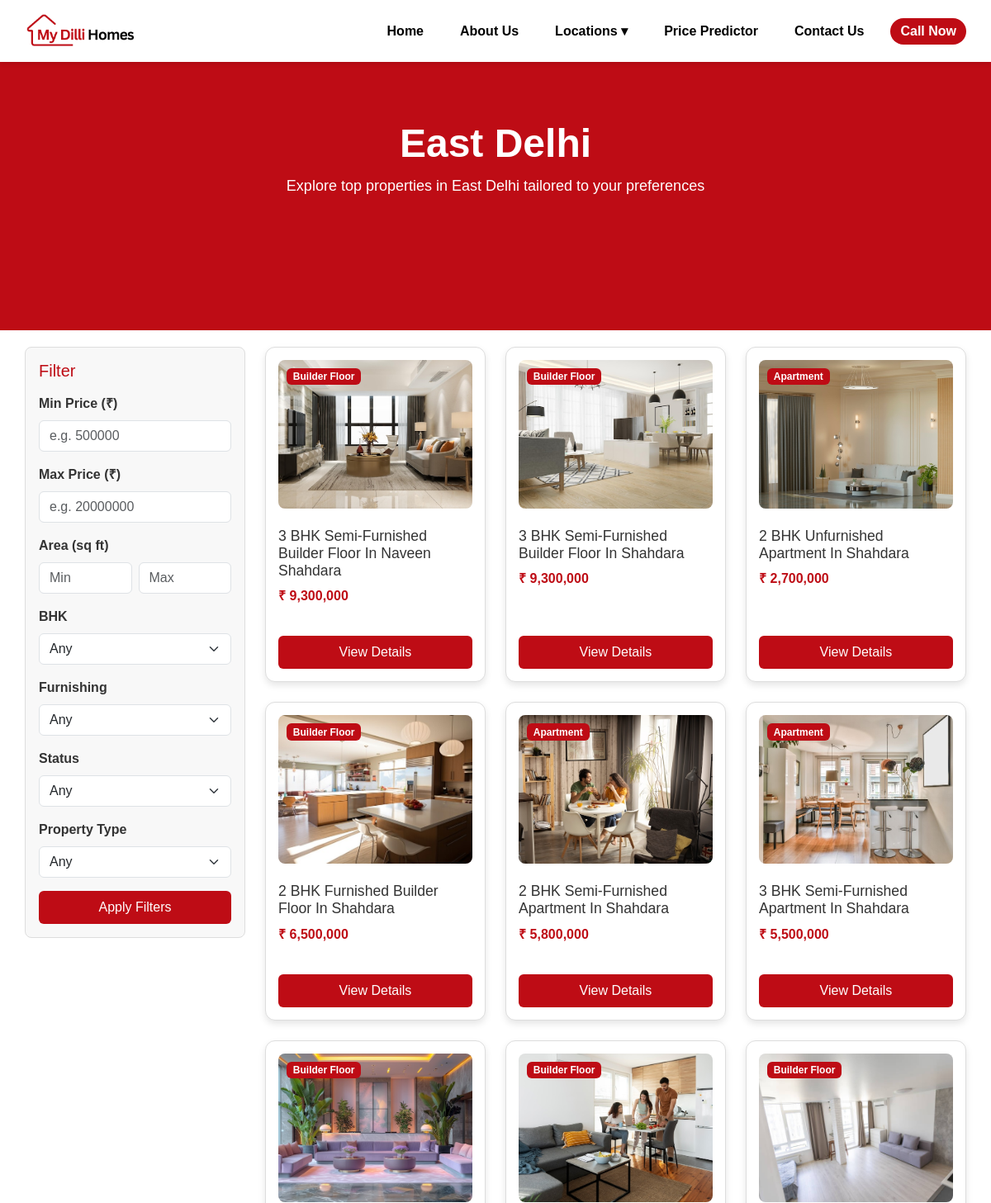
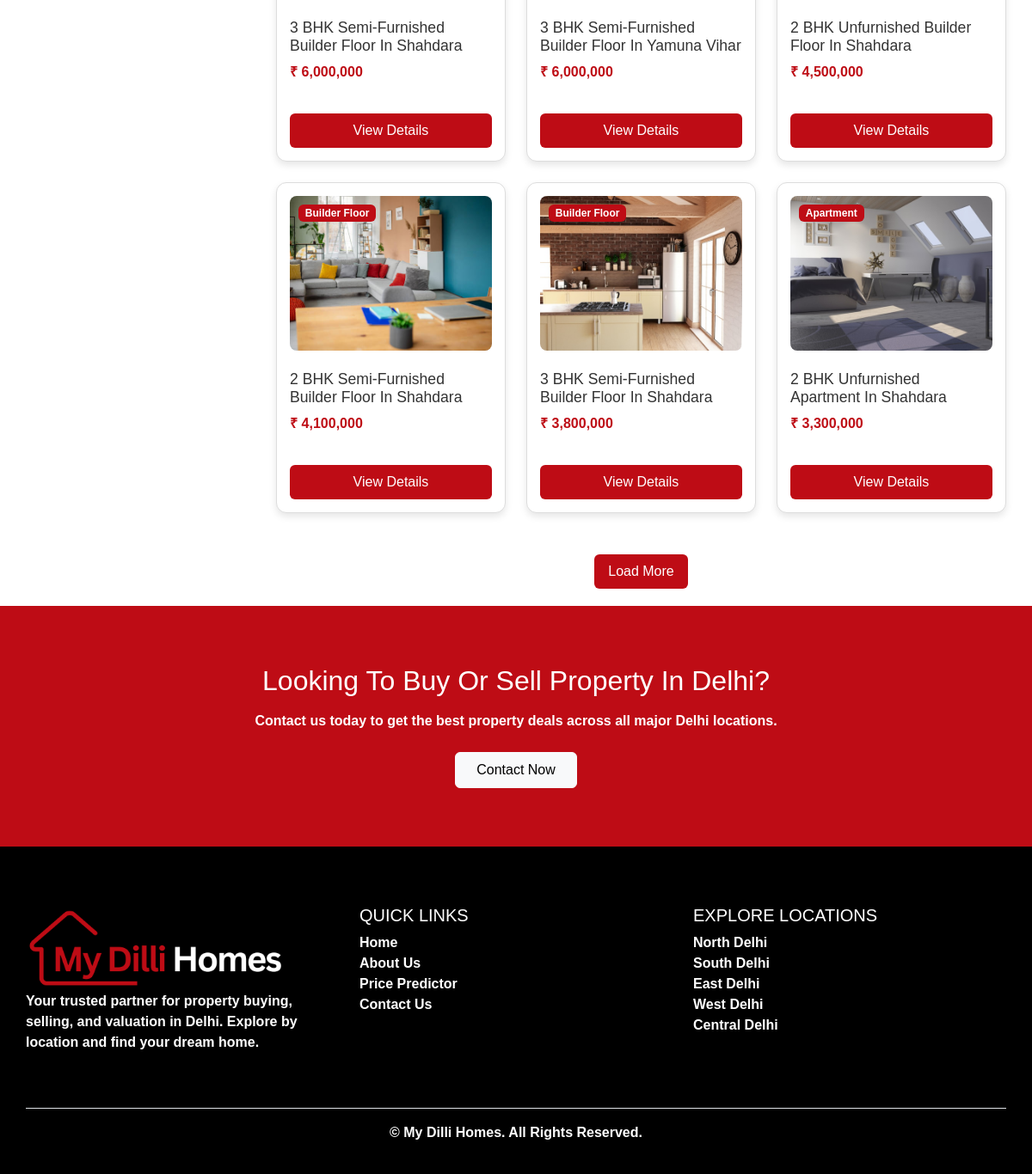
/location/east-delhi, run on the app's committed database (2 pictures, top to bottom).
### tables this page shows
CREATE TABLE properties (
        id INTEGER PRIMARY KEY AUTOINCREMENT,
        area INTEGER,
        area_name TEXT,
        bhk INTEGER,
        bathroom INTEGER,
        furnishing TEXT,
        parking INTEGER,
        status TEXT,
        "transaction" TEXT,
        type TEXT,
        per_sqft INTEGER,
        price INTEGER,
        image_filenames TEXT
    );

### app.py (the view)
@app.route('/location/<region>', methods=['GET', 'POST'])
def region_page(region):
    region_areas = {
        'north-delhi': ['rohini', 'patel nagar', 'karol bagh', 'najafgarh', 'narela', 'kirti nagar', 'moti nagar'],
        'south-delhi': ['greater kailash', 'okhla', 'janakpuri', 'kailash colony', 'new friends colony', 'maharani bagh', 'sarita vihar', 'vasant vihar', 'vasant kunj', 'mehrauli', 'geetanjali enclave', 'malviya nagar', 'saket', 'kalkaji', 'hauz khas', 'govindpuri'],
        'east-delhi': ['naveen shahdara', 'shahdara', 'yamuna vihar', 'laxmi nagar', 'shastri park', 'dilshad garden', 'vasundhara enclave'],
        'west-delhi': ['uttam nagar', 'paschim vihar', 'punjabi bagh', 'chittaranjan park'],
        'central-delhi': ['chandni chowk', 'new delhi', 'green park']
    }
    if region not in region_areas:
        return "Region not found", 404
    areas = region_areas[region]
    min_price = request.args.get('min_price', type=int)
    max_price = request.args.get('max_price', type=int)
    min_area = request.args.get('min_area', type=int)
    max_area = request.args.get('max_area', type=int)
    bhk = request.args.get('bhk', type=int)
    furnishing = request.args.get('furnishing', type=str)
    status = request.args.get('status', type=str)
    property_type = request.args.get('type', type=str)
    conn = sqlite3.connect('property.db')
    cursor = conn.cursor()
    query = "SELECT * FROM properties WHERE LOWER(area_name) IN ({})".format(
        ",".join(["?"] * len(areas))
    )
    params = [area.lower() for area in areas]
    if min_price:
        query += " AND price >= ?"
        params.append(min_price)
    if max_price:
        query += " AND price <= ?"
        params.append(max_price)
    if min_area:
        query += " AND area >= ?"
        params.append(min_area)
    if max_area:
        query += " AND area <= ?"
        params.append(max_area)
    if bhk:
        query += " AND bhk = ?"
        params.append(bhk)
    if furnishing:
        query += " AND furnishing = ?"
        params.append(furnishing)
    if status:
        query += " AND status = ?"
        params.append(status)
    if property_type:
        query += " AND type = ?"
        params.append(property_type)
    cursor.execute(query, params)
    properties = [dict(zip([column[0] for column in cursor.description], row)) for row in cursor.fetchall()]
    conn.close()
    return render_template('region_listings.html', properties=properties, region=region)

### templates/region_listings.html (shortened to what this page needs)
<!DOCTYPE html>
<html lang="en">
<head>
  <link rel="stylesheet" href="{{ url_for('static', filename='css/style.css') }}">
  <link rel="stylesheet" href="https://cdn.jsdelivr.net/npm/bootstrap@5.3.3/dist/css/bootstrap.min.css">
</head>
<body>
  {% include 'header.html' %}
<section class="hero">
  <div class="container">
    <h1 class="display-4 text-capitalize">{{ region.replace('-', ' ') }}</h1>
    <p class="lead">Explore top properties in {{ region.replace('-', ' ').title() }} tailored to your preferences</p>
  </div>
</section>
  <div class="container">
    <div class="row">
      <aside class="col-md-3 d-none d-md-block">
        <div class="p-3 mb-4" style="background: #f8f8f8; border-radius: 8px; border: 1px solid #ddd;">
          <h5 class="mb-3" style="color: #BE0C15;">Filter</h5>
          {% include 'filter_form.html' %}
        </div>
      </aside>
      <div class="col-md-9">
        <div class="row" id="property-listings-row">
          {% for property in properties[:12] %}
            {% set imgs = property['image_filenames'].split(',') %}
            {% set first = imgs[0].strip() %}
            {% set type_fmt = property['type'].replace('_', ' ') %}
            {% set slug = property['bhk'] ~ '-bhk-' ~ property['furnishing'].lower() ~ '-' ~ type_fmt.lower().replace(' ', '-') ~ '-in-' ~ property['area_name'].lower().replace(' ', '-') %}
            <div class="col-12 col-sm-6 col-md-4 mb-4 d-flex">
              <div class="property-card w-100 d-flex flex-column">
                <span class="badge" style="background-color:#BE0C15;color:#fff;position:absolute;margin:10px;">
                  {{ type_fmt }}
                </span>
                <img src="{{ url_for('static', filename='images/' + first) }}" alt="{{ property['area_name'] }}" class="img-fluid mb-2">
                <h4>{{ property['bhk'] }} BHK {{ property['furnishing'] }} {{ type_fmt }} in {{ property['area_name'] }}</h4>
                <p class="price">&#8377; {{ "{:,}".format(property['price']) }}</p>
                <a href="{{ url_for('property_details', slug=slug) }}" class="btn btn-primary mt-auto">View Details</a>
              </div>
            </div>
          {% endfor %}
        </div>
        {% if properties|length > 12 %}
        <div class="text-center mt-4">
          <button id="load-more-btn" class="btn btn-outline-primary">Load More</button>
        </div>
        {% endif %}
      </div>
    </div>
  </div>
  {% include 'footer.html' %}
</body>
</html>

### static/css/style.css (style rules this page uses)
* { margin: 0; padding: 0; box-sizing: border-box; }
body { font-family: 'Poppins', sans-serif; font-weight: 600; font-size: 16px; background: #fff; color: #333; }
h1, h2, h3, h4, h5, h6 { text-transform: capitalize; }
.container { padding: 20px 0; }
.property-card { background: #fff; border: 1px solid #ddd; border-radius: 12px; padding: 15px; margin-bottom: 20px; display: flex; flex-direction: column; box-shadow: 0 4px 8px rgba(0,0,0,0.1); transition: transform 0.2s ease-in-out; height: 100%; }
.property-card img { width: 100%; height: 180px; object-fit: cover; border-radius: 8px; }
.property-card h4 { margin-top: 15px; font-size: 1.1rem; }
.property-card .price { color: #BE0C15; font-weight: bold; }
.btn-primary, .btn-outline-primary { background: #BE0C15; color: #fff; border: none; padding: 8px 16px; border-radius: 6px; transition: background-color 0.3s ease; display: inline-block; margin-top: auto; }
.hero, .contact-hero { background: #BE0C15; color: #fff; padding: 80px 20px; text-align: center; height: 50vh; display: flex; flex-direction: column; justify-content: center; align-items: center; }
.hero h1 { font-size: 48px; font-weight: 700; }
.hero p { font-size: 18px; margin-top: 10px; }

### data on the page
properties: type_fmt "Builder Floor", shows a picture, bhk "3", furnishing "Semi-Furnished", area_name "Naveen Shahdara", price "9,300,000"
properties: type_fmt "Builder Floor", shows a picture, bhk "3", furnishing "Semi-Furnished", area_name "Shahdara", price "9,300,000"
properties: type "Apartment", shows a picture, bhk "2", furnishing "Unfurnished", area_name "Shahdara", price "2,700,000"
properties: type_fmt "Builder Floor", shows a picture, bhk "2", furnishing "Furnished", area_name "Shahdara", price "6,500,000"
properties: type "Apartment", shows a picture, bhk "2", furnishing "Semi-Furnished", area_name "Shahdara", price "5,800,000"
properties: type "Apartment", shows a picture, bhk "3", furnishing "Semi-Furnished", area_name "Shahdara", price "5,500,000"
properties: type_fmt "Builder Floor", shows a picture, bhk "3", furnishing "Semi-Furnished", area_name "Shahdara", price "6,000,000"
properties: type_fmt "Builder Floor", shows a picture, bhk "3", furnishing "Semi-Furnished", area_name "Yamuna Vihar", price "6,000,000"
properties: type_fmt "Builder Floor", shows a picture, bhk "2", furnishing "Unfurnished", area_name "Shahdara", price "4,500,000"
properties: type_fmt "Builder Floor", shows a picture, bhk "2", furnishing "Semi-Furnished", area_name "Shahdara", price "4,100,000"
properties: type_fmt "Builder Floor", shows a picture, bhk "3", furnishing "Semi-Furnished", area_name "Shahdara", price "3,800,000"
properties: type "Apartment", shows a picture, bhk "2", furnishing "Unfurnished", area_name "Shahdara", price "3,300,000"

### other printed values
{{ region.replace('-', ' ') }} "East Delhi"
{{ region.replace('-', ' ').title() }} "East Delhi"
